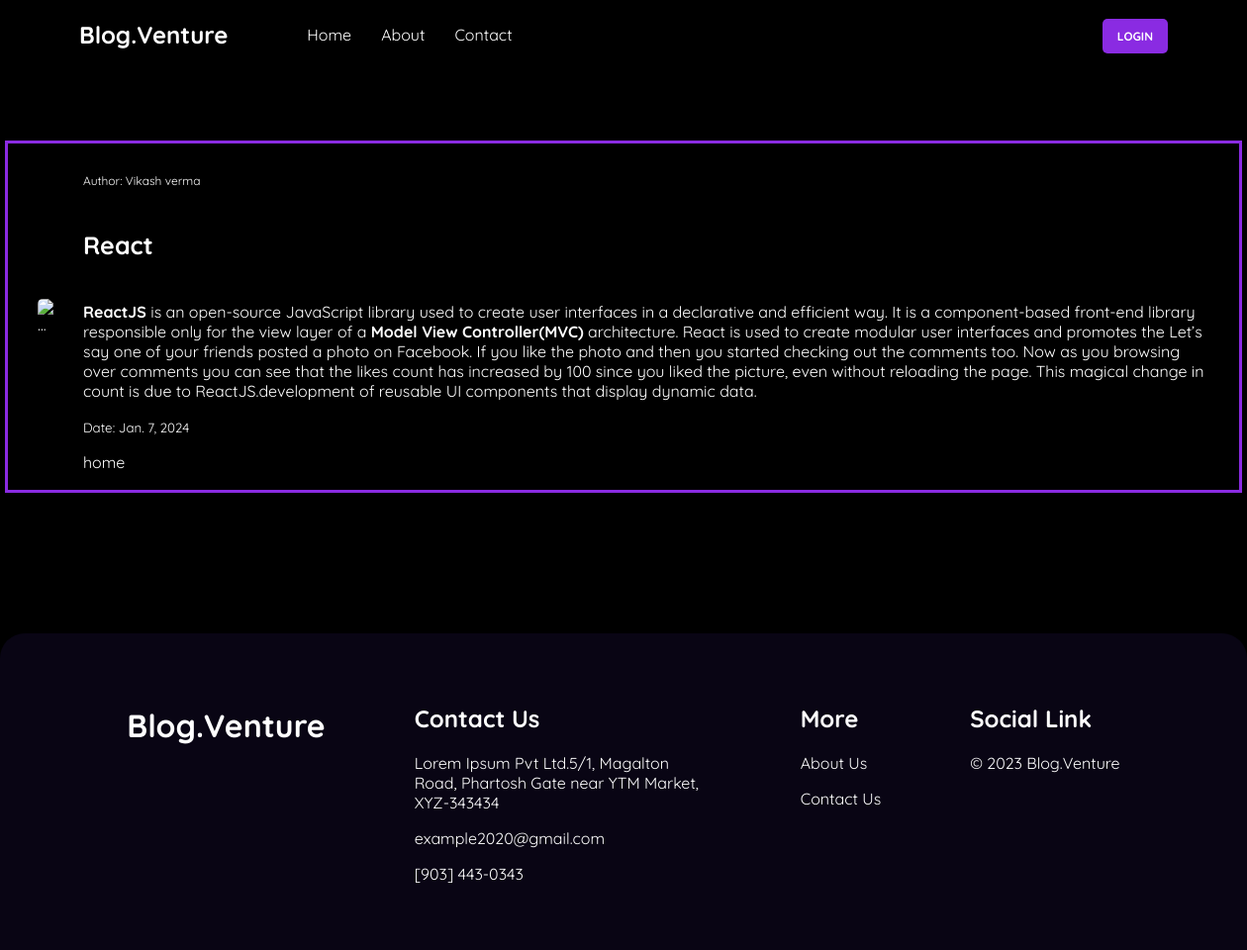
/viewBlog/8, run on the app's committed database.
### blogs/models.py (models this page shows)
class Popular(models.Model):
    ranking = models.IntegerField()
    topic = models.CharField(max_length=50)
    heading = models.CharField(max_length=50)
    author = models.CharField(max_length=50)
    postDate = models.DateField(auto_now_add=True)
    cover = models.ImageField(upload_to='new_blog', null=True)
    content = RichTextField()

### blogs/views.py (the view)
# urls.py: path('viewBlog/<int:pk>', view_blog, name='viewBlog'),
def view_blog(request, pk):
    viewBlog = Popular.objects.get(pk = pk)
    return render(request, 'viewBlog.html', {'viewBlog':viewBlog})

### blogs/templates/viewBlog.html
{% extends 'base.html' %}
{% block body %}
<div class="view-card">
    <div class="main-card">
        <div class="view-img">
            <img src="https://images.unsplash.com/photo-1690609998976-929dca8ba3de?ixlib=rb-4.0.3&ixid=M3wxMjA3fDB8MHxwaG90by1wYWdlfHx8fGVufDB8fHx8fA%3D%3D&auto=format&fit=crop&w=906&q=80"
                class="card-img-top" alt="...">
        </div>
        <div class="view-data">
            <p class="view-card-title">Author: {{viewBlog.author}}</p>
            <h5 class="view-card-header">{{viewBlog.topic}}</h5>
            <p class="viwe-card-text">{{viewBlog.content|safe}}</p>
            <p class="view-card-text"><small class="text-body-secondary">Date: {{viewBlog.postDate}}</small></p>
            <a href="/" class="btn-primary">home</a>
        </div>
    </div>
</div>
{% endblock %}

### blogs/static/css/home.css (style rules this page uses)
body { padding: 0; margin: 0; box-sizing: border-box; overflow-x: hidden; background-color: black; color: white; font-family: "Quicksand", sans-serif; }
a { text-decoration: none; color: white; }
.card-img-top { width: 100%; height: 100px; object-fit: cover; border-radius: 5px; }
.view-card { width: 1250px; margin: auto; height: 80vh; display: flex; justify-content: center; align-items: center; }
.main-card { display: flex; justify-content: center; align-items: center; gap: 30px; border: 3px solid blueviolet; height: 350px; padding: 0 30px; }
.view-img img { height: 250px; }
.view-card-title { font-size: 12px; }
.view-card-header { font-size: 25px; }
.btn-primary { cursor: pointer; }

### data on the page
Popular: author "Vikash verma", topic "React", content "ReactJS is an open-source JavaScript library used to create user interfaces in a declarative and efficient way. It is a component-based front-end library responsible only for the view layer of a Model View Controller(MVC) architecture. React is used to create modular user interfaces and promotes the Let’s say one of your friends posted a photo on Facebook. If you like the photo and then you started checking out the comments too. Now as you browsing over comments you can see that the likes count has increased by 100 since you liked the picture, even without reloading the page. This magical change in count is due to ReactJS.development of reusable UI components that display dynamic data.", postDate "Jan. 7, 2024"
